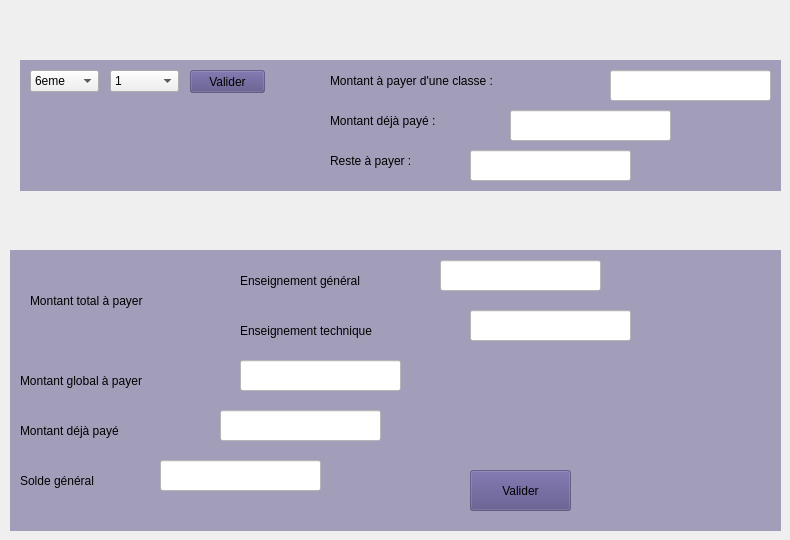
    <widget class="QWidget" name="soldes">
     <widget class="QWidget" name="widget_2" native="true">
      <property name="geometry">
       <rect>
        <x>20</x>
        <y>60</y>
        <width>761</width>
        <height>131</height>
       </rect>
      </property>
      <property name="styleSheet">
       <string notr="true">background-color: rgba(85, 76, 131,0.5);</string>
      </property>
      <widget class="QLabel" name="label_47">
       <property name="geometry">
        <rect>
         <x>310</x>
         <y>10</y>
         <width>261</width>
         <height>21</height>
        </rect>
       </property>
       <property name="styleSheet">
        <string notr="true">font: 75 14pt &quot;MS Shell Dlg 2&quot;;
background-color:none;</string>
       </property>
       <property name="text">
        <string>Montant à payer d'une classe :</string>
       </property>
      </widget>
      <widget class="QComboBox" name="comboBox_6">
       <property name="geometry">
        <rect>
         <x>90</x>
         <y>10</y>
         <width>69</width>
         <height>22</height>
        </rect>
       </property>
       <property name="styleSheet">
        <string notr="true">background-color:none;
</string>
       </property>
       <item>
        <property name="text">
         <string>1</string>
        </property>
       </item>
       <item>
        <property name="text">
         <string>2</string>
        </property>
       </item>
       <item>
        <property name="text">
         <string>3</string>
        </property>
       </item>
       <item>
        <property name="text">
         <string>4</string>
        </property>
       </item>
       <item>
        <property name="text">
         <string>5</string>
        </property>
       </item>
       <item>
        <property name="text">
         <string>6</string>
        </property>
       </item>
       <item>
        <property name="text">
         <string>7</string>
        </property>
       </item>
       <item>
        <property name="text">
         <string>8</string>
        </property>
       </item>
       <item>
        <property name="text">
         <string>9</string>
        </property>
       </item>
       <item>
        <property name="text">
         <string>10</string>
        </property>
       </item>
       <item>
        <property name="text">
         <string>11</string>
        </property>
       </item>
       <item>
        <property name="text">
         <string>12</string>
        </property>
       </item>
       <item>
        <property name="text">
         <string>13</string>
        </property>
       </item>
       <item>
        <property name="text">
         <string>14</string>
        </property>
       </item>
       <item>
        <property name="text">
         <string>15</string>
        </property>
       </item>
       <item>
        <property name="text">
         <string>16</string>
        </property>
       </item>
       <item>
        <property name="text">
         <string>17</string>
        </property>
       </item>
       <item>
        <property name="text">
         <string>18</string>
        </property>
       </item>
       <item>
        <property name="text">
         <string>19</string>
        </property>
       </item>
       <item>
        <property name="text">
         <string>20</string>
        </property>
       </item>
      </widget>
      <widget class="QPushButton" name="pushButton_9">
       <property name="geometry">
        <rect>
         <x>170</x>
         <y>10</y>
         <width>75</width>
         <height>23</height>
        </rect>
       </property>
       <property name="text">
        <string>Valider</string>
       </property>
      </widget>
      <widget class="QLineEdit" name="lineEdit_25">
       <property name="geometry">
        <rect>
         <x>590</x>
         <y>10</y>
         <width>161</width>
         <height>31</height>
        </rect>
       </property>
       <property name="styleSheet">
        <string notr="true">background-color: rgb(255, 255, 255);
font: 15pt &quot;Times New Roman&quot;;</string>
       </property>
      </widget>
      <widget class="QLabel" name="label_48">
       <property name="geometry">
        <rect>
         <x>310</x>
         <y>50</y>
         <width>261</width>
         <height>21</height>
        </rect>
       </property>
       <property name="styleSheet">
        <string notr="true">background-color:none;
font: 75 14pt &quot;MS Shell Dlg 2&quot;;</string>
       </property>
       <property name="text">
        <string>Montant déjà payé :</string>
       </property>
      </widget>
      <widget class="QLabel" name="label_49">
       <property name="geometry">
        <rect>
         <x>310</x>
         <y>90</y>
         <width>131</width>
         <height>21</height>
        </rect>
       </property>
       <property name="styleSheet">
        <string notr="true">background-color:none;
font: 75 14pt &quot;MS Shell Dlg 2&quot;;</string>
       </property>
       <property name="text">
        <string>Reste à payer :</string>
       </property>
      </widget>
      <widget class="QLineEdit" name="lineEdit_26">
       <property name="geometry">
        <rect>
         <x>490</x>
         <y>50</y>
         <width>161</width>
         <height>31</height>
        </rect>
       </property>
       <property name="styleSheet">
        <string notr="true">background-color: rgb(255, 255, 255);
font: 15pt &quot;Times New Roman&quot;;</string>
       </property>
      </widget>
      <widget class="QLineEdit" name="lineEdit_27">
       <property name="geometry">
        <rect>
         <x>450</x>
         <y>90</y>
         <width>161</width>
         <height>31</height>
        </rect>
       </property>
       <property name="styleSheet">
        <string notr="true">background-color: rgb(255, 255, 255);
font: 15pt &quot;Times New Roman&quot;;</string>
       </property>
      </widget>
      <widget class="QComboBox" name="comboBox_7">
       <property name="geometry">
        <rect>
         <x>10</x>
         <y>10</y>
         <width>69</width>
         <height>22</height>
        </rect>
       </property>
       <property name="styleSheet">
        <string notr="true">background-color:none;</string>
       </property>
       <item>
        <property name="text">
         <string>6eme</string>
        </property>
       </item>
       <item>
        <property name="text">
         <string>5eme</string>
        </property>
       </item>
       <item>
        <property name="text">
         <string>4eme</string>
        </property>
       </item>
       <item>
        <property name="text">
         <string>3eme</string>
        </property>
       </item>
       <item>
        <property name="text">
         <string>2nde a</string>
        </property>
       </item>
       <item>
        <property name="text">
         <string>2nde c</string>
        </property>
       </item>
       <item>
        <property name="text">
         <string>1ere a</string>
        </property>
       </item>
       <item>
        <property name="text">
         <string>1ere d</string>
        </property>
       </item>
       <item>
        <property name="text">
         <string>tle a</string>
        </property>
       </item>
       <item>
        <property name="text">
         <string>tle d</string>
        </property>
       </item>
       <item>
        <property name="text">
         <string>2nde AB</string>
        </property>
       </item>
       <item>
        <property name="text">
         <string>1ere B</string>
        </property>
       </item>
       <item>
        <property name="text">
         <string>tle B</string>
        </property>
       </item>
       <item>
        <property name="text">
         <string>2nde G2</string>
        </property>
       </item>
       <item>
        <property name="text">
         <string>1ere G2</string>
        </property>
       </item>
       <item>
        <property name="text">
         <string>Tle G2</string>
        </property>
       </item>
      </widget>
     </widget>
     <widget class="QWidget" name="widget_3" native="true">
      <property name="geometry">
       <rect>
        <x>10</x>
        <y>250</y>
        <width>771</width>
        <height>281</height>
       </rect>
      </property>
      <property name="styleSheet">
       <string notr="true">background-color: rgba(85, 76, 131,0.5);</string>
      </property>
      <widget class="QLabel" name="label_53">
       <property name="geometry">
        <rect>
         <x>20</x>
         <y>40</y>
         <width>191</width>
         <height>21</height>
        </rect>
       </property>
       <property name="styleSheet">
        <string notr="true">font: 75 14pt &quot;MS Shell Dlg 2&quot;;
background-color:none;</string>
       </property>
       <property name="text">
        <string>Montant total à payer </string>
       </property>
      </widget>
      <widget class="QLabel" name="label_54">
       <property name="geometry">
        <rect>
         <x>230</x>
         <y>20</y>
         <width>191</width>
         <height>21</height>
        </rect>
       </property>
       <property name="styleSheet">
        <string notr="true">font: 75 14pt &quot;MS Shell Dlg 2&quot;;
background-color:none;</string>
       </property>
       <property name="text">
        <string>Enseignement général</string>
       </property>
      </widget>
      <widget class="QLabel" name="label_55">
       <property name="geometry">
        <rect>
         <x>230</x>
         <y>70</y>
         <width>221</width>
         <height>21</height>
        </rect>
       </property>
       <property name="styleSheet">
        <string notr="true">font: 75 14pt &quot;MS Shell Dlg 2&quot;;
background-color:none;</string>
       </property>
       <property name="text">
        <string>Enseignement technique</string>
       </property>
      </widget>
      <widget class="QLineEdit" name="lineEdit_31">
       <property name="geometry">
        <rect>
         <x>430</x>
         <y>10</y>
         <width>161</width>
         <height>31</height>
        </rect>
       </property>
       <property name="styleSheet">
        <string notr="true">background-color: rgb(255, 255, 255);
font: 15pt &quot;Times New Roman&quot;;</string>
       </property>
      </widget>
      <widget class="QLineEdit" name="lineEdit_32">
       <property name="geometry">
        <rect>
         <x>460</x>
         <y>60</y>
         <width>161</width>
         <height>31</height>
        </rect>
       </property>
       <property name="styleSheet">
        <string notr="true">background-color: rgb(255, 255, 255);
font: 15pt &quot;Times New Roman&quot;;</string>
       </property>
      </widget>
      <widget class="QPushButton" name="pushButton_10">
       <property name="geometry">
        <rect>
         <x>460</x>
         <y>220</y>
         <width>101</width>
         <height>41</height>
        </rect>
       </property>
       <property name="text">
        <string>Valider</string>
       </property>
      </widget>
     </widget>
     <widget class="QLabel" name="label_50">
      <property name="geometry">
       <rect>
        <x>20</x>
        <y>370</y>
        <width>201</width>
        <height>21</height>
       </rect>
      </property>
      <property name="styleSheet">
       <string notr="true">font: 75 14pt &quot;MS Shell Dlg 2&quot;;</string>
      </property>
      <property name="text">
       <string>Montant global à payer </string>
      </property>
     </widget>
     <widget class="QLineEdit" name="lineEdit_29">
      <property name="geometry">
       <rect>
        <x>240</x>
        <y>360</y>
        <width>161</width>
        <height>31</height>
       </rect>
      </property>
      <property name="styleSheet">
       <string notr="true">background-color: rgb(255, 255, 255);
font: 15pt &quot;Times New Roman&quot;;</string>
      </property>
     </widget>
     <widget class="QLineEdit" name="lineEdit_28">
      <property name="geometry">
       <rect>
        <x>160</x>
        <y>460</y>
        <width>161</width>
        <height>31</height>
       </rect>
      </property>
      <property name="styleSheet">
       <string notr="true">background-color: rgb(255, 255, 255);
font: 15pt &quot;Times New Roman&quot;;</string>
      </property>
     </widget>
     <widget class="QLineEdit" name="lineEdit_30">
      <property name="geometry">
       <rect>
        <x>220</x>
        <y>410</y>
        <width>161</width>
        <height>31</height>
       </rect>
      </property>
      <property name="styleSheet">
       <string notr="true">background-color: rgb(255, 255, 255);
font: 15pt &quot;Times New Roman&quot;;</string>
      </property>
     </widget>
     <widget class="QLabel" name="label_51">
      <property name="geometry">
       <rect>
        <x>20</x>
        <y>420</y>
        <width>191</width>
        <height>21</height>
       </rect>
      </property>
      <property name="styleSheet">
       <string notr="true">font: 75 14pt &quot;MS Shell Dlg 2&quot;;</string>
      </property>
      <property name="text">
       <string>Montant déjà payé </string>
      </property>
     </widget>
     <widget class="QLabel" name="label_52">
      <property name="geometry">
       <rect>
        <x>20</x>
        <y>470</y>
        <width>131</width>
        <height>21</height>
       </rect>
      </property>
      <property name="styleSheet">
       <string notr="true">font: 75 14pt &quot;MS Shell Dlg 2&quot;;</string>
      </property>
      <property name="text">
       <string>Solde général</string>
      </property>
     </widget>
    </widget>
